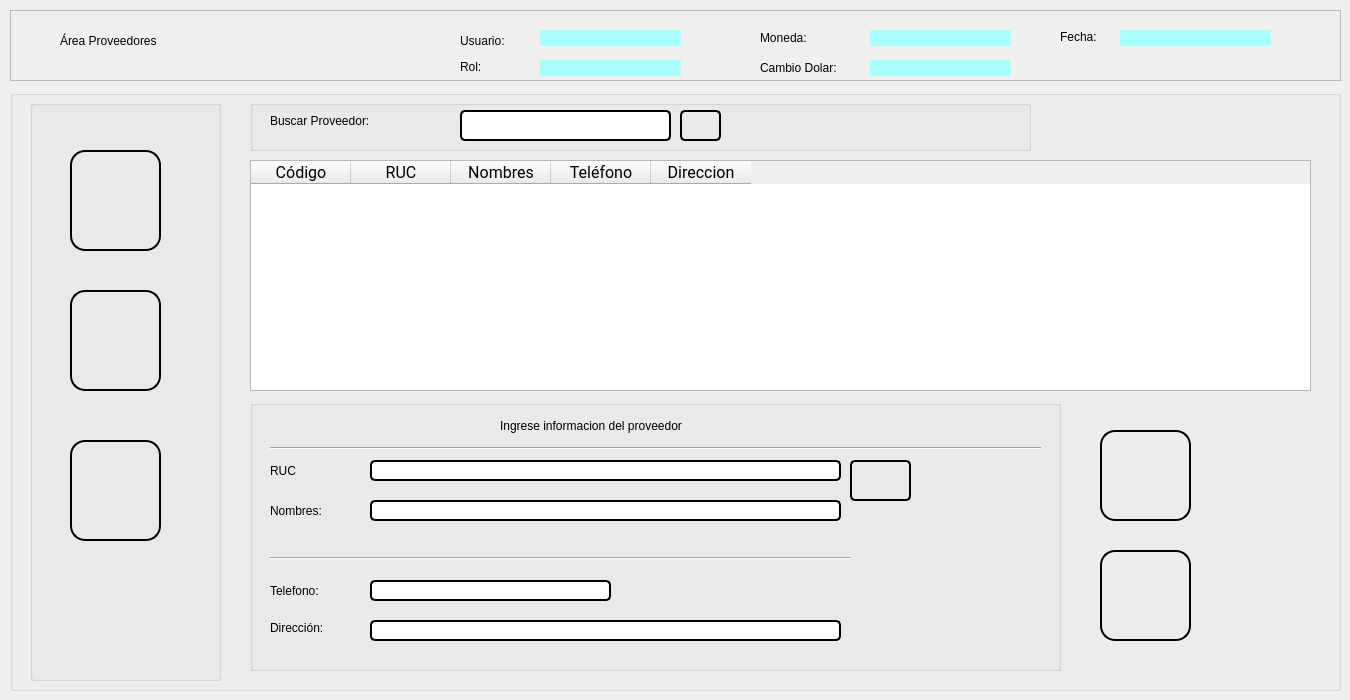
    <widget class="QWidget" name="proveedores_page">
     <widget class="QFrame" name="info_page_4">
      <property name="geometry">
       <rect>
        <x>10</x>
        <y>10</y>
        <width>1331</width>
        <height>71</height>
       </rect>
      </property>
      <property name="styleSheet">
       <string notr="true"/>
      </property>
      <property name="frameShape">
       <enum>QFrame::StyledPanel</enum>
      </property>
      <property name="frameShadow">
       <enum>QFrame::Raised</enum>
      </property>
      <widget class="QLabel" name="area_lbl_4">
       <property name="geometry">
        <rect>
         <x>50</x>
         <y>10</y>
         <width>311</width>
         <height>41</height>
        </rect>
       </property>
       <property name="styleSheet">
        <string notr="true">font: bold 26pt &quot;Roboto&quot;;

</string>
       </property>
       <property name="text">
        <string>Área Proveedores</string>
       </property>
      </widget>
      <widget class="QLabel" name="usuario_lbl_4">
       <property name="geometry">
        <rect>
         <x>450</x>
         <y>20</y>
         <width>71</width>
         <height>21</height>
        </rect>
       </property>
       <property name="styleSheet">
        <string notr="true">font: 57 11pt &quot;Roboto&quot;;</string>
       </property>
       <property name="text">
        <string>Usuario:</string>
       </property>
      </widget>
      <widget class="QLabel" name="rol_lbl_4">
       <property name="geometry">
        <rect>
         <x>450</x>
         <y>50</y>
         <width>47</width>
         <height>13</height>
        </rect>
       </property>
       <property name="styleSheet">
        <string notr="true">font: 57 11pt &quot;Roboto&quot;;</string>
       </property>
       <property name="text">
        <string>Rol:</string>
       </property>
      </widget>
      <widget class="QLabel" name="moneda_lbl_4">
       <property name="geometry">
        <rect>
         <x>750</x>
         <y>20</y>
         <width>71</width>
         <height>16</height>
        </rect>
       </property>
       <property name="styleSheet">
        <string notr="true">font: 57 11pt &quot;Roboto&quot;;</string>
       </property>
       <property name="text">
        <string>Moneda:</string>
       </property>
      </widget>
      <widget class="QLabel" name="cambio_dolar_lbl_4">
       <property name="geometry">
        <rect>
         <x>750</x>
         <y>50</y>
         <width>101</width>
         <height>16</height>
        </rect>
       </property>
       <property name="styleSheet">
        <string notr="true">font: 57 11pt &quot;Roboto&quot;;</string>
       </property>
       <property name="text">
        <string>Cambio Dolar:</string>
       </property>
      </widget>
      <widget class="QLabel" name="fecha_lbl_4">
       <property name="geometry">
        <rect>
         <x>1050</x>
         <y>20</y>
         <width>47</width>
         <height>13</height>
        </rect>
       </property>
       <property name="styleSheet">
        <string notr="true">font: 57 11pt &quot;Roboto&quot;;</string>
       </property>
       <property name="text">
        <string>Fecha:</string>
       </property>
      </widget>
      <widget class="QLabel" name="usuario_res_lbl_4">
       <property name="geometry">
        <rect>
         <x>530</x>
         <y>20</y>
         <width>141</width>
         <height>16</height>
        </rect>
       </property>
       <property name="styleSheet">
        <string notr="true">background-color: rgb(170, 255, 255);</string>
       </property>
       <property name="text">
        <string/>
       </property>
      </widget>
      <widget class="QLabel" name="rol_res_lbl_4">
       <property name="geometry">
        <rect>
         <x>530</x>
         <y>50</y>
         <width>141</width>
         <height>16</height>
        </rect>
       </property>
       <property name="styleSheet">
        <string notr="true">background-color: rgb(170, 255, 255);</string>
       </property>
       <property name="text">
        <string/>
       </property>
      </widget>
      <widget class="QLabel" name="moneda_res_lbl_4">
       <property name="geometry">
        <rect>
         <x>860</x>
         <y>20</y>
         <width>141</width>
         <height>16</height>
        </rect>
       </property>
       <property name="styleSheet">
        <string notr="true">background-color: rgb(170, 255, 255);</string>
       </property>
       <property name="text">
        <string/>
       </property>
      </widget>
      <widget class="QLabel" name="cambio_dolar_resp_lbl_4">
       <property name="geometry">
        <rect>
         <x>860</x>
         <y>50</y>
         <width>141</width>
         <height>16</height>
        </rect>
       </property>
       <property name="styleSheet">
        <string notr="true">background-color: rgb(170, 255, 255);</string>
       </property>
       <property name="text">
        <string/>
       </property>
      </widget>
      <widget class="QLabel" name="fecha_res_lbl_4">
       <property name="geometry">
        <rect>
         <x>1110</x>
         <y>20</y>
         <width>151</width>
         <height>16</height>
        </rect>
       </property>
       <property name="styleSheet">
        <string notr="true">background-color: rgb(170, 255, 255);</string>
       </property>
       <property name="text">
        <string/>
       </property>
      </widget>
     </widget>
     <widget class="QGroupBox" name="groupBox_13">
      <property name="geometry">
       <rect>
        <x>10</x>
        <y>90</y>
        <width>1331</width>
        <height>601</height>
       </rect>
      </property>
      <property name="title">
       <string/>
      </property>
      <widget class="QGroupBox" name="groupBox_14">
       <property name="geometry">
        <rect>
         <x>20</x>
         <y>10</y>
         <width>191</width>
         <height>581</height>
        </rect>
       </property>
       <property name="title">
        <string/>
       </property>
       <widget class="QPushButton" name="pushButton_11">
        <property name="geometry">
         <rect>
          <x>40</x>
          <y>340</y>
          <width>91</width>
          <height>101</height>
         </rect>
        </property>
        <property name="styleSheet">
         <string notr="true">border-radius:15px;
border:2px solid black;</string>
        </property>
        <property name="text">
         <string/>
        </property>
        <property name="icon">
         <iconset resource="../../Imagenes/imagenes_proyecto.qrc">
          <normaloff>:/iconos/deleteV2.png</normaloff>:/iconos/deleteV2.png</iconset>
        </property>
        <property name="iconSize">
         <size>
          <width>100</width>
          <height>100</height>
         </size>
        </property>
       </widget>
       <widget class="QPushButton" name="pushButton_12">
        <property name="enabled">
         <bool>true</bool>
        </property>
        <property name="geometry">
         <rect>
          <x>40</x>
          <y>50</y>
          <width>91</width>
          <height>101</height>
         </rect>
        </property>
        <property name="styleSheet">
         <string notr="true">border-radius:15px;
border:2px solid black;</string>
        </property>
        <property name="text">
         <string/>
        </property>
        <property name="icon">
         <iconset resource="../../Imagenes/imagenes_proyecto.qrc">
          <normaloff>:/iconos/addV2.png</normaloff>:/iconos/addV2.png</iconset>
        </property>
        <property name="iconSize">
         <size>
          <width>100</width>
          <height>100</height>
         </size>
        </property>
        <property name="checkable">
         <bool>false</bool>
        </property>
       </widget>
       <widget class="QPushButton" name="pushButton_13">
        <property name="enabled">
         <bool>true</bool>
        </property>
        <property name="geometry">
         <rect>
          <x>40</x>
          <y>190</y>
          <width>91</width>
          <height>101</height>
         </rect>
        </property>
        <property name="styleSheet">
         <string notr="true">border-radius:15px;
border:2px solid black;</string>
        </property>
        <property name="text">
         <string/>
        </property>
        <property name="icon">
         <iconset resource="../../Imagenes/imagenes_proyecto.qrc">
          <normaloff>:/iconos/editV2.png</normaloff>:/iconos/editV2.png</iconset>
        </property>
        <property name="iconSize">
         <size>
          <width>100</width>
          <height>100</height>
         </size>
        </property>
        <property name="checkable">
         <bool>false</bool>
        </property>
       </widget>
      </widget>
      <widget class="QTableWidget" name="tableWidget_4">
       <property name="geometry">
        <rect>
         <x>240</x>
         <y>70</y>
         <width>1061</width>
         <height>231</height>
        </rect>
       </property>
       <column>
        <property name="text">
         <string>Código</string>
        </property>
        <property name="font">
         <font>
          <family>Roboto</family>
          <pointsize>12</pointsize>
         </font>
        </property>
       </column>
       <column>
        <property name="text">
         <string>RUC</string>
        </property>
        <property name="font">
         <font>
          <family>Roboto</family>
          <pointsize>12</pointsize>
         </font>
        </property>
       </column>
       <column>
        <property name="text">
         <string>Nombres</string>
        </property>
        <property name="font">
         <font>
          <family>Roboto</family>
          <pointsize>12</pointsize>
         </font>
        </property>
       </column>
       <column>
        <property name="text">
         <string>Teléfono</string>
        </property>
        <property name="font">
         <font>
          <family>Roboto</family>
          <pointsize>12</pointsize>
         </font>
        </property>
       </column>
       <column>
        <property name="text">
         <string>Direccion</string>
        </property>
        <property name="font">
         <font>
          <family>Roboto</family>
          <pointsize>12</pointsize>
         </font>
        </property>
       </column>
      </widget>
      <widget class="QGroupBox" name="groupBox_15">
       <property name="geometry">
        <rect>
         <x>240</x>
         <y>10</y>
         <width>781</width>
         <height>51</height>
        </rect>
       </property>
       <property name="title">
        <string/>
       </property>
       <widget class="QPushButton" name="pushButton_14">
        <property name="geometry">
         <rect>
          <x>430</x>
          <y>10</y>
          <width>41</width>
          <height>31</height>
         </rect>
        </property>
        <property name="styleSheet">
         <string notr="true">border-radius:5px;
border:2px solid black;</string>
        </property>
        <property name="text">
         <string/>
        </property>
        <property name="icon">
         <iconset resource="../../Imagenes/imagenes_proyecto.qrc">
          <normaloff>:/iconos/search_normal.png</normaloff>:/iconos/search_normal.png</iconset>
        </property>
        <property name="iconSize">
         <size>
          <width>30</width>
          <height>30</height>
         </size>
        </property>
       </widget>
       <widget class="QLineEdit" name="lineEdit_10">
        <property name="geometry">
         <rect>
          <x>210</x>
          <y>10</y>
          <width>211</width>
          <height>31</height>
         </rect>
        </property>
        <property name="styleSheet">
         <string notr="true">border-radius:5px;
border:2px solid black;
</string>
        </property>
       </widget>
       <widget class="QLabel" name="label_31">
        <property name="geometry">
         <rect>
          <x>20</x>
          <y>10</y>
          <width>181</width>
          <height>21</height>
         </rect>
        </property>
        <property name="styleSheet">
         <string notr="true">font: 57 16pt &quot;Roboto&quot;;</string>
        </property>
        <property name="text">
         <string>Buscar Proveedor:</string>
        </property>
       </widget>
      </widget>
      <widget class="QGroupBox" name="groupBox_16">
       <property name="geometry">
        <rect>
         <x>240</x>
         <y>310</y>
         <width>811</width>
         <height>271</height>
        </rect>
       </property>
       <property name="title">
        <string/>
       </property>
       <widget class="QLabel" name="label_32">
        <property name="geometry">
         <rect>
          <x>250</x>
          <y>10</y>
          <width>331</width>
          <height>31</height>
         </rect>
        </property>
        <property name="styleSheet">
         <string notr="true">font: 57 16pt &quot;Roboto&quot;;</string>
        </property>
        <property name="text">
         <string>Ingrese informacion del proveedor</string>
        </property>
       </widget>
       <widget class="Line" name="line_3">
        <property name="geometry">
         <rect>
          <x>20</x>
          <y>40</y>
          <width>771</width>
          <height>16</height>
         </rect>
        </property>
        <property name="orientation">
         <enum>Qt::Horizontal</enum>
        </property>
       </widget>
       <widget class="QLabel" name="label_33">
        <property name="geometry">
         <rect>
          <x>20</x>
          <y>60</y>
          <width>47</width>
          <height>21</height>
         </rect>
        </property>
        <property name="styleSheet">
         <string notr="true">font: 57 16pt &quot;Roboto&quot;;</string>
        </property>
        <property name="text">
         <string>RUC</string>
        </property>
       </widget>
       <widget class="QLabel" name="label_34">
        <property name="geometry">
         <rect>
          <x>20</x>
          <y>100</y>
          <width>111</width>
          <height>21</height>
         </rect>
        </property>
        <property name="styleSheet">
         <string notr="true">font: 57 16pt &quot;Roboto&quot;;</string>
        </property>
        <property name="text">
         <string>Nombres:</string>
        </property>
       </widget>
       <widget class="QLabel" name="label_36">
        <property name="geometry">
         <rect>
          <x>20</x>
          <y>180</y>
          <width>91</width>
          <height>21</height>
         </rect>
        </property>
        <property name="styleSheet">
         <string notr="true">font: 57 16pt &quot;Roboto&quot;;</string>
        </property>
        <property name="text">
         <string>Telefono:</string>
        </property>
       </widget>
       <widget class="QLabel" name="label_37">
        <property name="geometry">
         <rect>
          <x>20</x>
          <y>220</y>
          <width>111</width>
          <height>16</height>
         </rect>
        </property>
        <property name="styleSheet">
         <string notr="true">font: 57 16pt &quot;Roboto&quot;;</string>
        </property>
        <property name="text">
         <string>Dirección:</string>
        </property>
       </widget>
       <widget class="QLineEdit" name="lineEdit_11">
        <property name="geometry">
         <rect>
          <x>120</x>
          <y>60</y>
          <width>471</width>
          <height>21</height>
         </rect>
        </property>
        <property name="styleSheet">
         <string notr="true">border-radius:5px;
border:2px solid black;
</string>
        </property>
       </widget>
       <widget class="QLineEdit" name="lineEdit_12">
        <property name="geometry">
         <rect>
          <x>120</x>
          <y>100</y>
          <width>471</width>
          <height>21</height>
         </rect>
        </property>
        <property name="styleSheet">
         <string notr="true">border-radius:5px;
border:2px solid black;
</string>
        </property>
       </widget>
       <widget class="QLineEdit" name="lineEdit_14">
        <property name="geometry">
         <rect>
          <x>120</x>
          <y>180</y>
          <width>241</width>
          <height>21</height>
         </rect>
        </property>
        <property name="styleSheet">
         <string notr="true">border-radius:5px;
border:2px solid black;
</string>
        </property>
       </widget>
       <widget class="QLineEdit" name="lineEdit_15">
        <property name="geometry">
         <rect>
          <x>120</x>
          <y>220</y>
          <width>471</width>
          <height>21</height>
         </rect>
        </property>
        <property name="styleSheet">
         <string notr="true">border-radius:5px;
border:2px solid black;
</string>
        </property>
       </widget>
       <widget class="Line" name="line_4">
        <property name="geometry">
         <rect>
          <x>20</x>
          <y>150</y>
          <width>581</width>
          <height>16</height>
         </rect>
        </property>
        <property name="orientation">
         <enum>Qt::Horizontal</enum>
        </property>
       </widget>
       <widget class="QPushButton" name="pushButton_17">
        <property name="geometry">
         <rect>
          <x>600</x>
          <y>60</y>
          <width>61</width>
          <height>41</height>
         </rect>
        </property>
        <property name="styleSheet">
         <string notr="true">border-radius:5px;
border:2px solid black;</string>
        </property>
        <property name="text">
         <string/>
        </property>
        <property name="icon">
         <iconset resource="../../Imagenes/imagenes_proyecto.qrc">
          <normaloff>:/iconos/search_normal.png</normaloff>:/iconos/search_normal.png</iconset>
        </property>
        <property name="iconSize">
         <size>
          <width>45</width>
          <height>45</height>
         </size>
        </property>
       </widget>
      </widget>
      <widget class="QPushButton" name="pushButton_16">
       <property name="enabled">
        <bool>true</bool>
       </property>
       <property name="geometry">
        <rect>
         <x>1090</x>
         <y>460</y>
         <width>91</width>
         <height>91</height>
        </rect>
       </property>
       <property name="styleSheet">
        <string notr="true">border-radius:15px;
border:2px solid black;</string>
       </property>
       <property name="text">
        <string/>
       </property>
       <property name="icon">
        <iconset resource="../../Imagenes/imagenes_proyecto.qrc">
         <normaloff>:/iconos/broomV2.png</normaloff>:/iconos/broomV2.png</iconset>
       </property>
       <property name="iconSize">
        <size>
         <width>100</width>
         <height>100</height>
        </size>
       </property>
       <property name="checkable">
        <bool>false</bool>
       </property>
      </widget>
      <widget class="QPushButton" name="pushButton_15">
       <property name="enabled">
        <bool>true</bool>
       </property>
       <property name="geometry">
        <rect>
         <x>1090</x>
         <y>340</y>
         <width>91</width>
         <height>91</height>
        </rect>
       </property>
       <property name="styleSheet">
        <string notr="true">border-radius:15px;
border:2px solid black;</string>
       </property>
       <property name="text">
        <string/>
       </property>
       <property name="icon">
        <iconset resource="../../Imagenes/imagenes_proyecto.qrc">
         <normaloff>:/iconos/saveV2.png</normaloff>:/iconos/saveV2.png</iconset>
       </property>
       <property name="iconSize">
        <size>
         <width>100</width>
         <height>100</height>
        </size>
       </property>
       <property name="checkable">
        <bool>false</bool>
       </property>
      </widget>
     </widget>
    </widget>
